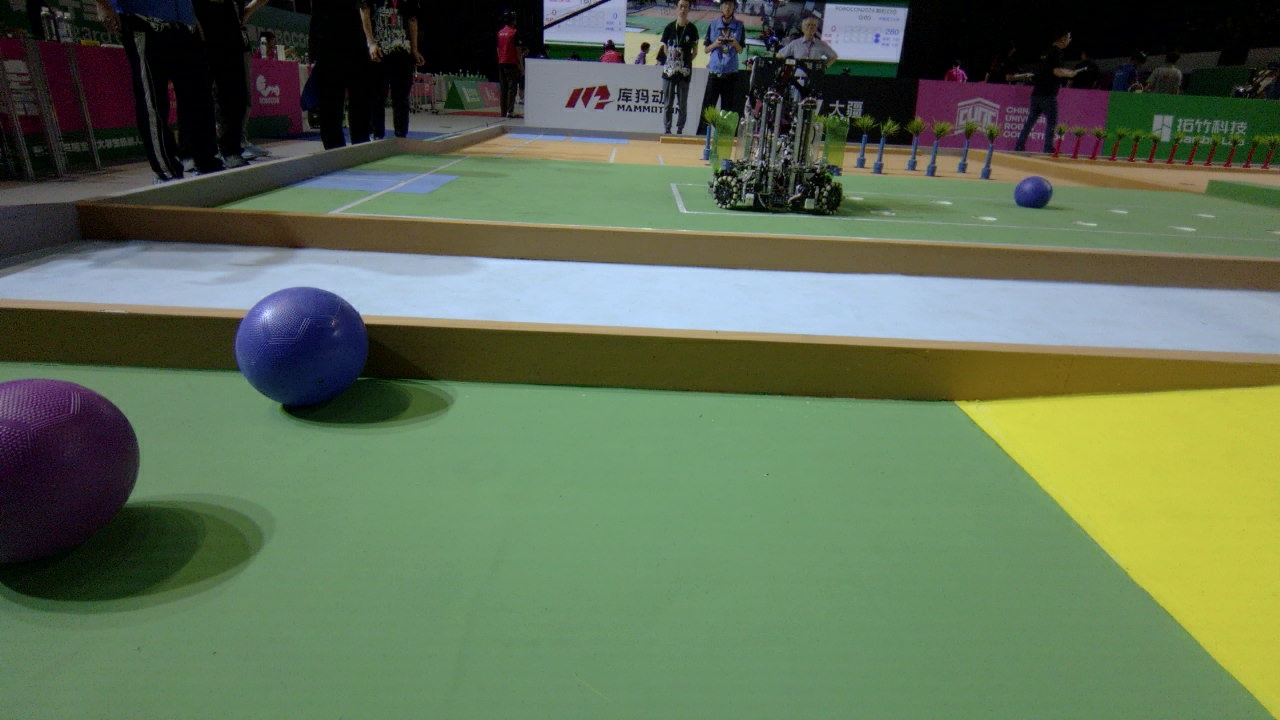
#> input picture res/ex1.jpg, 1280 x 720 px
$ jupyter execute ExAns.ipynb
#> lines starting #> are read from the running program, lines starting #| are printed output that depends on the picture; after the words box and inside, x2 and y2 are one past the last pixel; in counts of white or black regions, pixels touching at a corner belong together
[cell 1]
# 好孩子不要偷看答案哦
import cv2
import numpy as np
import matplotlib.pyplot as plt

img = cv2.imread('res/ex1.jpg')
#> img is the input picture: shape (720, 1280, 3); mean B, G, R 84.8, 111.3, 95.3

[cell 2]
# 设置图像大小
plt.rcParams['figure.figsize'] = (12, 8)

def show_img(*imgs: np.ndarray) -> None:
    """使用matplotlib在Notebook中绘制图像"""
    plt.figure()
    for idx, img in enumerate(imgs):
        plt.subplot(1, len(imgs), idx + 1)
        if len(img.shape) == 2:
            # 灰度图
            plt.imshow(img, cmap='gray')
        elif len(img.shape) == 3:
            # 彩色图在绘制时需要将OpenCV的BGR格式转为RGB格式
            plt.imshow(img[:, :, ::-1]) # 对[:, :, ::-1]有疑惑的同学可以研究一下Python的切片

[cell 3]
hsv_img = cv2.cvtColor(img, cv2.COLOR_BGR2HSV)
#> hsv_img: shape (720, 1280, 3); mean H, S, V 64.4, 100.5, 118.5

blue_lower = np.array([105, 100, 30])
blue_upper = np.array([130, 255, 255])

blue_mask = cv2.inRange(hsv_img, blue_lower, blue_upper)
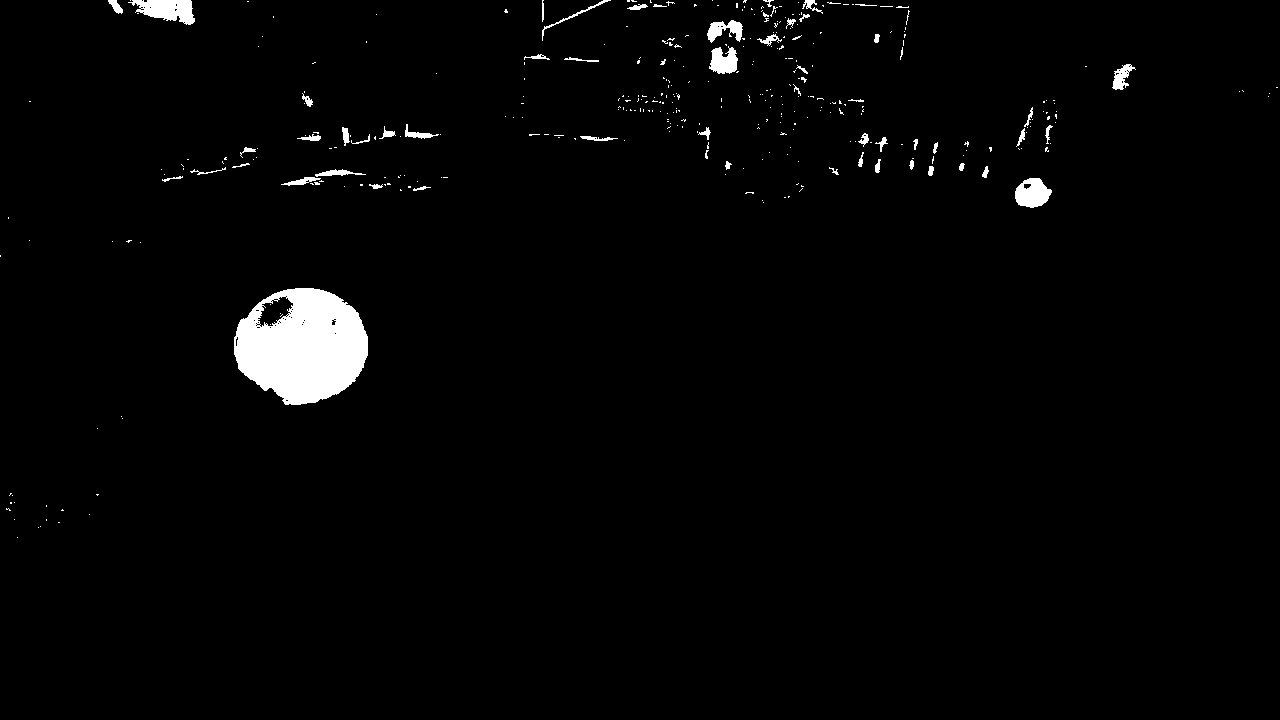
#> blue_mask: shape (720, 1280); 2% white; 366 white regions (311 under 20 px), largest, box (x1, y1, x2, y2) and area: (234, 288, 368, 405) 11295, (128, 0, 195, 25) 1049, (1015, 178, 1052, 208) 784
show_img(img, blue_mask)
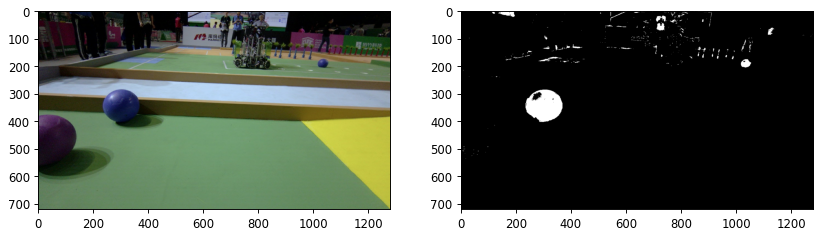
#> figure drawn by matplotlib, 2 panels

$ run again, with res/far.jpg copied over res/ex1.jpg
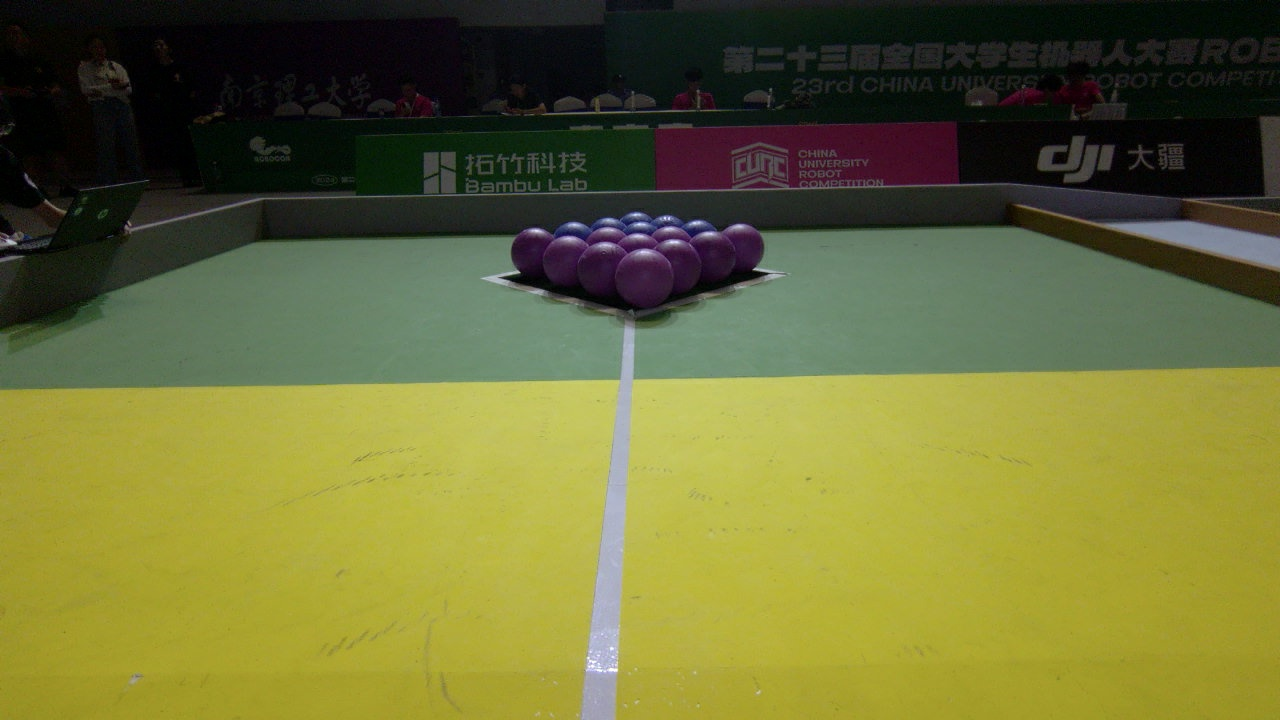
#> input picture res/far.jpg, 1280 x 720 px
#> img is the input picture: shape (720, 1280, 3); mean B, G, R 54.2, 110.3, 108.7
#> hsv_img: shape (720, 1280, 3); mean H, S, V 53.4, 132.5, 115
#> `blue_mask = cv2.inRange(hsv_img, blue_lower, blue_upper)`:
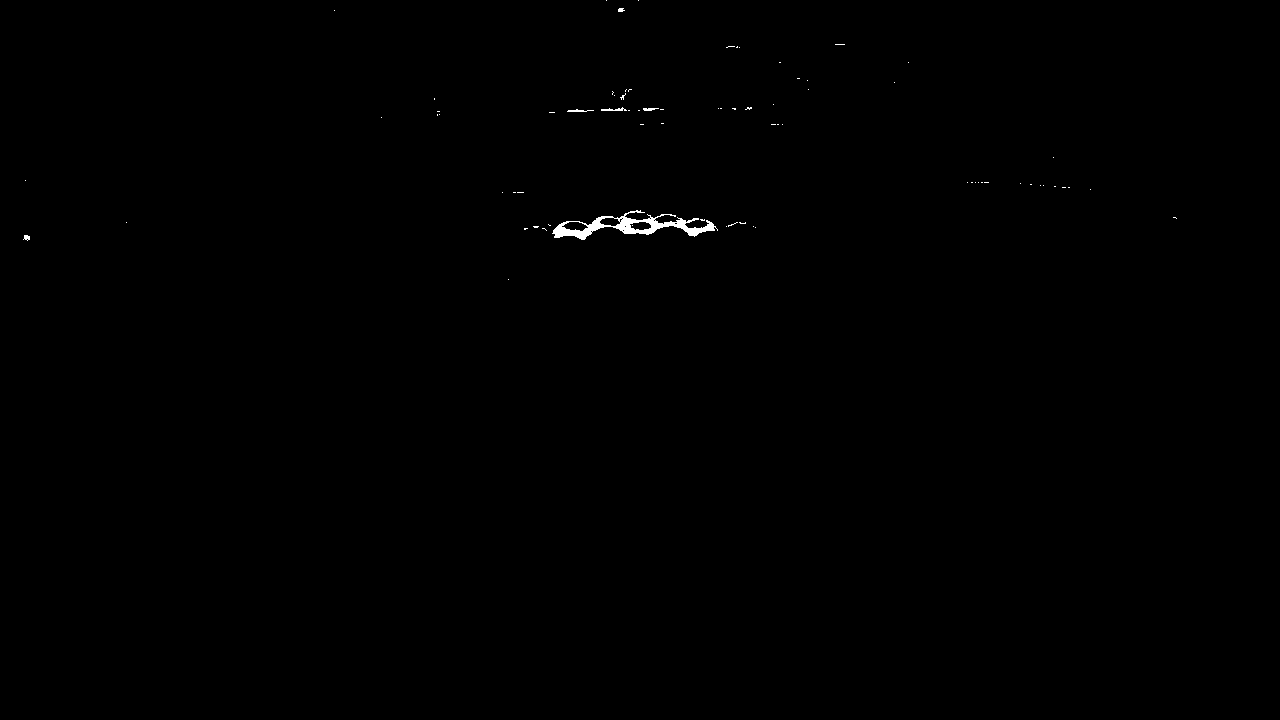
#> blue_mask: shape (720, 1280); 0.21% white; 76 white regions (70 under 20 px), largest, box (x1, y1, x2, y2) and area: (552, 210, 718, 240) 1517, (601, 107, 627, 111) 54, (567, 109, 594, 112) 45, (643, 108, 659, 111) 35, (23, 235, 30, 241) 28, (618, 8, 625, 12) 22
#> `[cell 3] hsv_img = cv2.cvtColor(img, cv2.COLOR_BGR2HSV)  blue_lower = ..`:
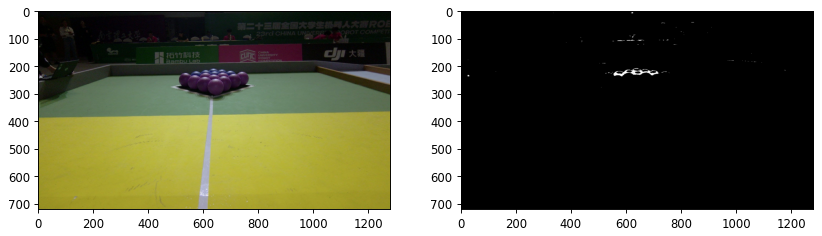
#> figure drawn by matplotlib, 2 panels

$ run again, with res/oops.jpg copied over res/ex1.jpg
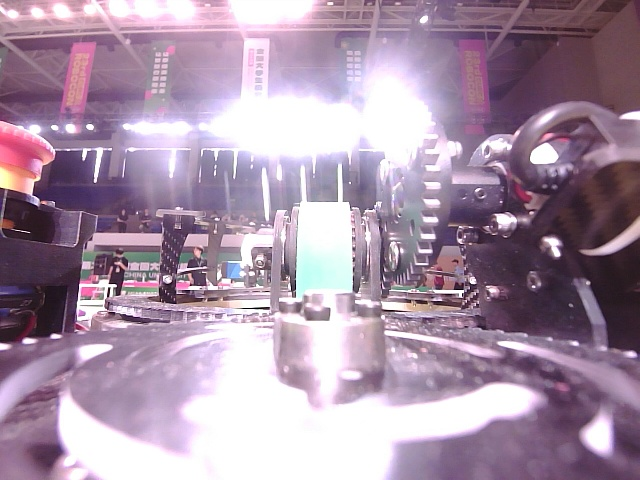
#> input picture res/oops.jpg, 640 x 480 px
#> img is the input picture: shape (480, 640, 3); mean B, G, R 166.3, 146.4, 168
#> hsv_img: shape (480, 640, 3); mean H, S, V 129.5, 48.7, 171.8
#> `blue_mask = cv2.inRange(hsv_img, blue_lower, blue_upper)`:
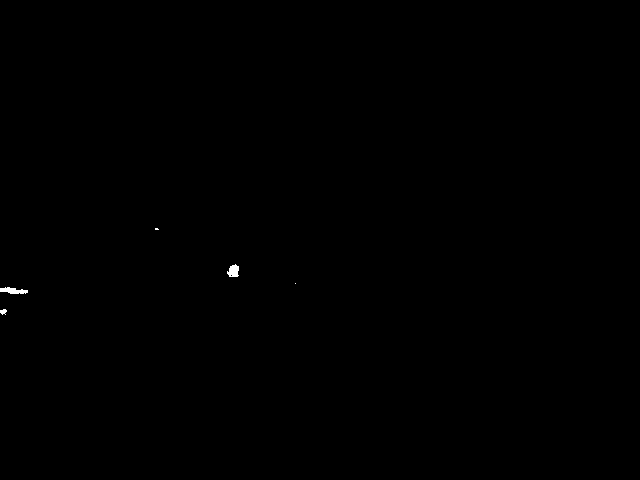
#> blue_mask: shape (480, 640); 0.09% white; 5 white regions (2 under 20 px), largest, box (x1, y1, x2, y2) and area: (0, 287, 28, 294) 128, (227, 264, 239, 277) 114, (0, 309, 7, 315) 29
#> `[cell 3] hsv_img = cv2.cvtColor(img, cv2.COLOR_BGR2HSV)  blue_lower = ..`:
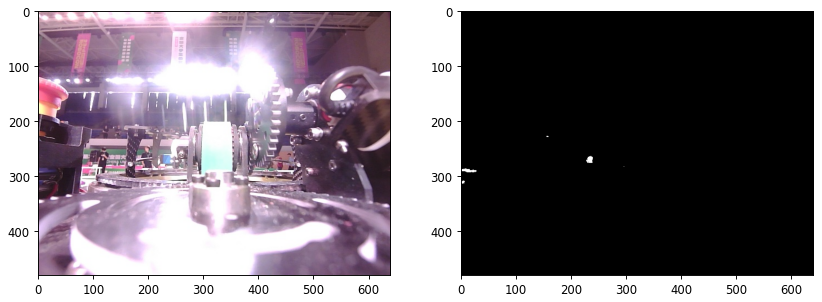
#> figure drawn by matplotlib, 2 panels
